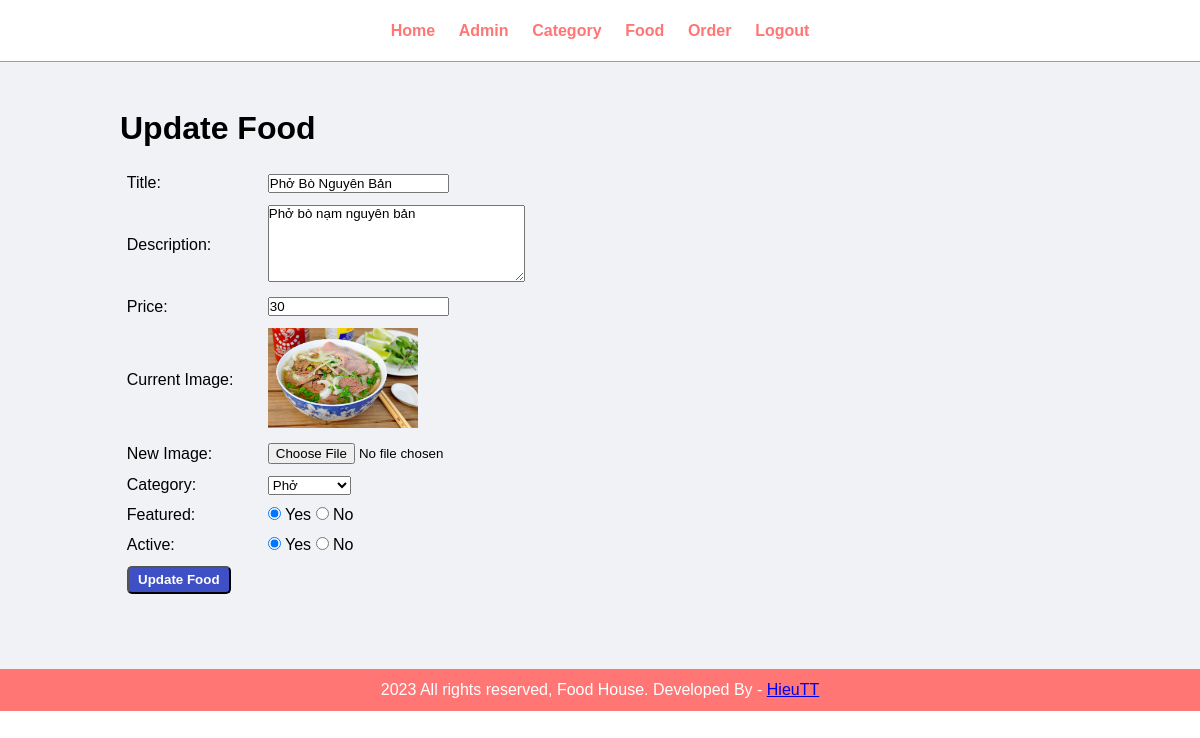
Screenshot of /admin/update-food.php?id=12 (signed in) with the database file from the repository.
### tables this page shows
CREATE TABLE `tbl_food` (
  `id` int(10) UNSIGNED NOT NULL,
  `title` varchar(100) NOT NULL,
  `description` text NOT NULL,
  `price` decimal(10,0) NOT NULL,
  `image_name` varchar(255) NOT NULL,
  `category_id` int(10) UNSIGNED NOT NULL,
  `featured` varchar(10) NOT NULL,
  `active` varchar(10) NOT NULL
);

CREATE TABLE `tbl_category` (
  `id` int(10) UNSIGNED NOT NULL,
  `title` varchar(100) NOT NULL,
  `image_name` varchar(255) NOT NULL,
  `featured` varchar(10) NOT NULL,
  `active` varchar(10) NOT NULL
);

### admin/update-food.php (the view, shortened to what this page needs)
<?php include('./partials/menu.php'); ?>
<div class="main-content">
  <div class="wrapper">
    <h1 class="heading">Update Food</h1>
    <?php
    if (isset($_GET['id'])) {
      $id = $_GET['id'];
      $sql = "SELECT * FROM tbl_food WHERE id=$id";
      $res = mysqli_query($conn, $sql);
      $count = mysqli_num_rows($res);
      if ($count == 1) {
        $row = mysqli_fetch_assoc($res);
        $title = $row['title'];
        $description = $row['description'];
        $price = $row['price'];
        $current_image = $row['image_name'];
        $category_id = $row['category_id'];
        $featured = $row['featured'];
        $active = $row['active'];
      } else {
        $_SESSION['no-food-found'] = "<div class='error'>Food not found.</div>";
        header('location:' . SITEURL . 'admin/manage-food.php');
      }
    } else {
      header('location:' . SITEURL . 'admin/manage-food.php');
    }
    ?>
    <form action="" method="POST" enctype="multipart/form-data">
      <table class="tbl-30">
        <tr>
          <td>Title: </td>
          <td><input type="text" name="title" value="<?php echo $title ?>"></td>
        </tr>
        <tr>
          <td>Description: </td>
          <td><textarea name="description" cols="30" rows="5"><?php echo $description ?></textarea></td>
        </tr>
        <tr>
          <td>Price: </td>
          <td><input type="number" name="price" value="<?php echo $price ?>"></td>
        </tr>
        <tr>
          <td>Current Image:</td>
          <td>
            <?php
            if ($current_image != "") {
            ?>
              <img src="<?php echo SITEURL; ?>images/food/<?php echo $current_image; ?>" width="150px">
            <?php
            } else {
              echo "<div class='error'>Image not added.</div>";
            }
            ?>
          </td>
        </tr>
        <tr>
          <td>New Image: </td>
          <td><input type="file" name="image"></td>
        </tr>
        <tr>
          <td>Category: </td>
          <td>
            <select name="category">
              <?php
              $sql2 = "SELECT * FROM tbl_category WHERE active='Yes'";
              $res2 = mysqli_query($conn, $sql2);
              $count2 = mysqli_num_rows($res2);
              if ($count2 > 0) {
                while ($row2 = mysqli_fetch_assoc($res2)) {
                  $category_title = $row2['title'];
                  $category_id2 = $row2['id'];
              ?>
                  <option <?php if ($category_id2 == $category_id) {
                            echo "selected";
                          } ?> value="<?php echo $category_id2; ?>"><?php echo $category_title; ?></option>
                <?php
                }
              } else {
                ?>
                <option value="0">No Category Found</option>
              <?php
              }
              ?>
            </select>
          </td>
        </tr>
        <tr>
          <td>Featured: </td>
          <td>
            <input <?php if ($featured == "Yes") echo "checked" ?> type="radio" name="featured" value="Yes"> Yes
            <input <?php if ($featured == "No") echo "checked" ?> type="radio" name="featured" value="No"> No
          </td>
        </tr>
        <tr>
          <td>Active: </td>
          <td>
            <input <?php if ($active == "Yes") echo "checked" ?> type="radio" name="active" value="Yes"> Yes
            <input <?php if ($active == "No") echo "checked" ?> type="radio" name="active" value="No"> No
          </td>
        </tr>
        <tr>
          <td colspan="2">
            <input type="submit" name="submit" value="Update Food" class="btn-secondary">
          </td>
        </tr>
      </table>
    </form>
  </div>
</div>
<?php include('./partials/footer.php'); ?>

### css/admin.css (style rules this page uses)
* { padding: 0; margin: 0; font-family: Arial, Helvetica, sans-serif; }
.wrapper { padding: 1%; width: 80%; margin: 0 auto; }
.heading { margin-bottom: 20px; }
table tr td { padding: 1%; }
.tbl-30 { width: 50%; }
.btn-secondary { background: #3f4fc5; color: #fff; font-weight: 600; padding: 1% 2%; margin-bottom: 20px; text-decoration: none; border-radius: 5px; }
.main-content { background: #f1f2f6; padding: 3% 0; }

### rows the page displays
tbl_food: title "Phở Bò Nguyên Bản", description "Phở bò nạm nguyên bản", price "30", image_name (picture), category "Phở", featured "☑", active "☑"
